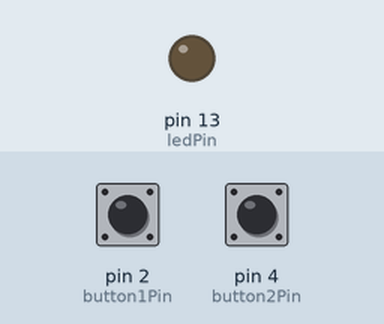
The sketch below on a simulated Arduino Uno, built with avr-gcc and run on an emulated ATmega328P. On the bench: output pins drawn as LEDs (lit = HIGH). The test bench sets the inputs (shaded band); at power-on: pin 2 (button1Pin) HIGH, pin 4 (button2Pin) HIGH.

Above: at 1.2 s.
1.3 s: pin 2 (button1Pin) pulled LOW for 0.15 s
At 1.37 s:
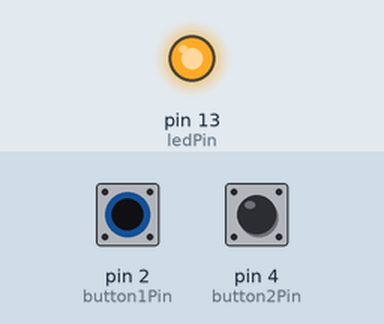
2.9 s: pin 2 (button1Pin) pulled LOW for 3.2 s
At 6.5 s:
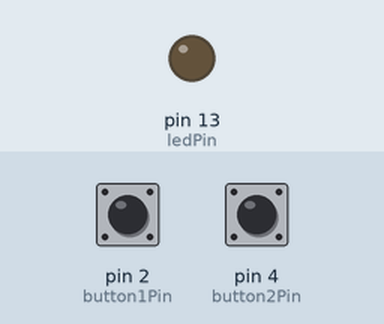
7.6 s: pin 4 (button2Pin) pulled LOW for 3.2 s
At 8.8 s:
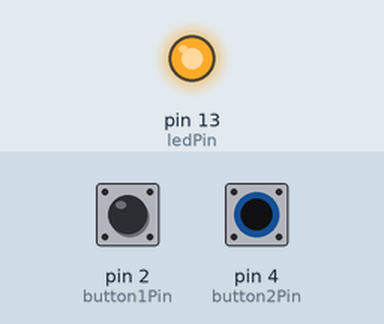
Timing chart, 0 to 12.3 s (numbered marks = the images above; inputs shaded):
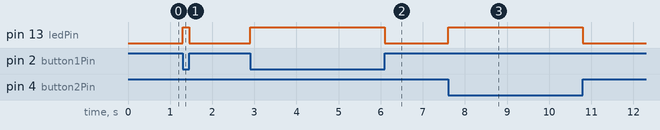

The sketch:

Latihan_05.ino
```cpp
/* Bluino Starter Shield
   Latihan 05 Push Button

   Use pushbuttons for digital input.

   Version 1.0 9/2017 MK
*/

const int button1Pin = 2;  // pushbutton 1 pin
const int button2Pin = 4;  // pushbutton 2 pin
const int ledPin =  13;    // LED pin

int button1State, button2State;  // variables to hold the pushbutton states


void setup() {
  // Set up the pushbutton pins to be an input with the internal pull-up resistor enabled :
  pinMode(button1Pin, INPUT_PULLUP);
  pinMode(button2Pin, INPUT_PULLUP);
  pinMode(ledPin, OUTPUT); // Set up the LED pin to be an output

}

void loop() {
  button1State = digitalRead(button1Pin);
  button2State = digitalRead(button2Pin);

  // if button1 or button 2 are pressed (but not both)
  if (((button1State == LOW) && (button2State == HIGH)) || ((button1State == HIGH) && (button2State == LOW))) {
    digitalWrite(ledPin, HIGH);  // turn the LED on
  }
  else {
    digitalWrite(ledPin, LOW);  // turn the LED off
  }
}
```

Measured:
- after the input at 1.3 s, pin 13 (ledPin): LOW → HIGH at once, → LOW 0.15 s later
- after the input at 2.9 s, pin 13 (ledPin): LOW → HIGH at once, → LOW 3.2 s later
- after the input at 7.6 s, pin 13 (ledPin): LOW → HIGH at once, → LOW 3.2 s later
